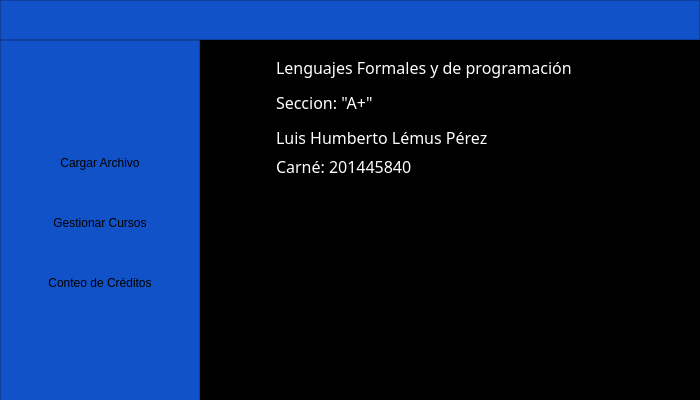
<?xml version="1.0" encoding="UTF-8"?>
<ui version="4.0">
 <class>MainWindow</class>
 <widget class="QMainWindow" name="MainWindow">
  <property name="geometry">
   <rect>
    <x>0</x>
    <y>0</y>
    <width>700</width>
    <height>400</height>
   </rect>
  </property>
  <property name="minimumSize">
   <size>
    <width>700</width>
    <height>400</height>
   </size>
  </property>
  <property name="maximumSize">
   <size>
    <width>700</width>
    <height>400</height>
   </size>
  </property>
  <property name="contextMenuPolicy">
   <enum>Qt::DefaultContextMenu</enum>
  </property>
  <property name="windowTitle">
   <string>Menu Principal</string>
  </property>
  <property name="styleSheet">
   <string notr="true"/>
  </property>
  <widget class="QWidget" name="centralwidget">
   <property name="maximumSize">
    <size>
     <width>700</width>
     <height>400</height>
    </size>
   </property>
   <widget class="QFrame" name="frame_lateral">
    <property name="geometry">
     <rect>
      <x>0</x>
      <y>40</y>
      <width>200</width>
      <height>365</height>
     </rect>
    </property>
    <property name="minimumSize">
     <size>
      <width>200</width>
      <height>365</height>
     </size>
    </property>
    <property name="maximumSize">
     <size>
      <width>0</width>
      <height>365</height>
     </size>
    </property>
    <property name="layoutDirection">
     <enum>Qt::LeftToRight</enum>
    </property>
    <property name="autoFillBackground">
     <bool>false</bool>
    </property>
    <property name="styleSheet">
     <string notr="true">
QFrame{
background-color: rgb(18, 82, 200);
}



QPushButton{
background-color: rgb(18, 82, 200);
border-top-left-radius: 20px;
border-bottom-left-radius: 20px;

font: 75 11pt &quot;Arial Black&quot;;
	
}

QPushButton:hover{
background-color: white;
border-top-left-radius: 20px;
border-bottom-left-radius: 20px;

font: 75 11pt &quot;Arial Black&quot;;
}</string>
    </property>
    <property name="frameShape">
     <enum>QFrame::StyledPanel</enum>
    </property>
    <property name="frameShadow">
     <enum>QFrame::Plain</enum>
    </property>
    <layout class="QVBoxLayout" name="verticalLayout_2">
     <property name="spacing">
      <number>20</number>
     </property>
     <property name="leftMargin">
      <number>0</number>
     </property>
     <property name="rightMargin">
      <number>0</number>
     </property>
     <property name="bottomMargin">
      <number>9</number>
     </property>
     <item>
      <spacer name="verticalSpacer_2">
       <property name="orientation">
        <enum>Qt::Vertical</enum>
       </property>
       <property name="sizeHint" stdset="0">
        <size>
         <width>20</width>
         <height>40</height>
        </size>
       </property>
      </spacer>
     </item>
     <item>
      <widget class="QPushButton" name="bt_cargar">
       <property name="minimumSize">
        <size>
         <width>0</width>
         <height>40</height>
        </size>
       </property>
       <property name="contextMenuPolicy">
        <enum>Qt::DefaultContextMenu</enum>
       </property>
       <property name="layoutDirection">
        <enum>Qt::LeftToRight</enum>
       </property>
       <property name="text">
        <string>Cargar Archivo</string>
       </property>
       <property name="icon">
        <iconset>
         <normaloff>archivo.png</normaloff>archivo.png</iconset>
       </property>
       <property name="iconSize">
        <size>
         <width>32</width>
         <height>32</height>
        </size>
       </property>
      </widget>
     </item>
     <item>
      <widget class="QPushButton" name="bt_gestionar">
       <property name="minimumSize">
        <size>
         <width>0</width>
         <height>40</height>
        </size>
       </property>
       <property name="toolTipDuration">
        <number>0</number>
       </property>
       <property name="styleSheet">
        <string notr="true"/>
       </property>
       <property name="text">
        <string>Gestionar Cursos</string>
       </property>
       <property name="icon">
        <iconset>
         <normaloff>inteligencia-artificial.png</normaloff>inteligencia-artificial.png</iconset>
       </property>
       <property name="iconSize">
        <size>
         <width>32</width>
         <height>32</height>
        </size>
       </property>
      </widget>
     </item>
     <item>
      <widget class="QPushButton" name="bt_contar">
       <property name="minimumSize">
        <size>
         <width>0</width>
         <height>40</height>
        </size>
       </property>
       <property name="styleSheet">
        <string notr="true"/>
       </property>
       <property name="text">
        <string>Conteo de Créditos</string>
       </property>
       <property name="icon">
        <iconset>
         <normaloff>encriptado.png</normaloff>encriptado.png</iconset>
       </property>
       <property name="iconSize">
        <size>
         <width>32</width>
         <height>32</height>
        </size>
       </property>
      </widget>
     </item>
     <item>
      <spacer name="verticalSpacer">
       <property name="orientation">
        <enum>Qt::Vertical</enum>
       </property>
       <property name="sizeHint" stdset="0">
        <size>
         <width>20</width>
         <height>40</height>
        </size>
       </property>
      </spacer>
     </item>
    </layout>
   </widget>
   <widget class="QFrame" name="frame_superior">
    <property name="geometry">
     <rect>
      <x>0</x>
      <y>0</y>
      <width>700</width>
      <height>40</height>
     </rect>
    </property>
    <property name="minimumSize">
     <size>
      <width>700</width>
      <height>39</height>
     </size>
    </property>
    <property name="maximumSize">
     <size>
      <width>700</width>
      <height>50</height>
     </size>
    </property>
    <property name="styleSheet">
     <string notr="true">
QFrame{


background-color: rgb(18, 82, 200);

}
</string>
    </property>
    <property name="frameShape">
     <enum>QFrame::StyledPanel</enum>
    </property>
    <property name="frameShadow">
     <enum>QFrame::Raised</enum>
    </property>
    <layout class="QHBoxLayout" name="horizontalLayout_8">
     <property name="spacing">
      <number>0</number>
     </property>
     <property name="leftMargin">
      <number>2</number>
     </property>
     <property name="topMargin">
      <number>0</number>
     </property>
     <property name="rightMargin">
      <number>2</number>
     </property>
     <property name="bottomMargin">
      <number>0</number>
     </property>
     <item>
      <spacer name="horizontalSpacer">
       <property name="orientation">
        <enum>Qt::Horizontal</enum>
       </property>
       <property name="sizeHint" stdset="0">
        <size>
         <width>265</width>
         <height>20</height>
        </size>
       </property>
      </spacer>
     </item>
     <item alignment="Qt::AlignRight">
      <widget class="QPushButton" name="bt_cerrar">
       <property name="maximumSize">
        <size>
         <width>35</width>
         <height>16777215</height>
        </size>
       </property>
       <property name="styleSheet">
        <string notr="true">QPushButton{
border:0px;

}

QPushButton:hover{
border:5px solid #aa00ff;
background-color:red;

}
</string>
       </property>
       <property name="text">
        <string/>
       </property>
       <property name="icon">
        <iconset>
         <normaloff>cerrar.png</normaloff>cerrar.png</iconset>
       </property>
       <property name="iconSize">
        <size>
         <width>32</width>
         <height>32</height>
        </size>
       </property>
      </widget>
     </item>
    </layout>
   </widget>
   <widget class="QFrame" name="frame_contenedor">
    <property name="enabled">
     <bool>true</bool>
    </property>
    <property name="geometry">
     <rect>
      <x>200</x>
      <y>40</y>
      <width>500</width>
      <height>365</height>
     </rect>
    </property>
    <property name="minimumSize">
     <size>
      <width>500</width>
      <height>365</height>
     </size>
    </property>
    <property name="maximumSize">
     <size>
      <width>500</width>
      <height>365</height>
     </size>
    </property>
    <property name="styleSheet">
     <string notr="true">background-color:rgb(0, 0, 0)</string>
    </property>
    <property name="frameShape">
     <enum>QFrame::StyledPanel</enum>
    </property>
    <property name="frameShadow">
     <enum>QFrame::Raised</enum>
    </property>
    <property name="lineWidth">
     <number>1</number>
    </property>
    <widget class="QLabel" name="label_3">
     <property name="geometry">
      <rect>
       <x>76</x>
       <y>51</y>
       <width>141</width>
       <height>23</height>
      </rect>
     </property>
     <property name="font">
      <font>
       <family>Arial Black</family>
       <pointsize>12</pointsize>
       <weight>9</weight>
       <italic>false</italic>
       <bold>false</bold>
      </font>
     </property>
     <property name="styleSheet">
      <string notr="true">font: 75 12pt &quot;Arial Black&quot;;
color:rgb(255, 255, 255)</string>
     </property>
     <property name="text">
      <string>Seccion: &quot;A+&quot;</string>
     </property>
    </widget>
    <widget class="QLabel" name="label_2">
     <property name="geometry">
      <rect>
       <x>76</x>
       <y>86</y>
       <width>271</width>
       <height>23</height>
      </rect>
     </property>
     <property name="font">
      <font>
       <family>Arial Black</family>
       <pointsize>12</pointsize>
       <weight>9</weight>
       <italic>false</italic>
       <bold>false</bold>
      </font>
     </property>
     <property name="styleSheet">
      <string notr="true">font: 75 12pt &quot;Arial Black&quot;;
color:rgb(255, 255, 255)</string>
     </property>
     <property name="text">
      <string>Luis Humberto Lémus Pérez</string>
     </property>
    </widget>
    <widget class="QLabel" name="label_4">
     <property name="geometry">
      <rect>
       <x>76</x>
       <y>115</y>
       <width>181</width>
       <height>23</height>
      </rect>
     </property>
     <property name="font">
      <font>
       <family>Arial Black</family>
       <pointsize>12</pointsize>
       <weight>9</weight>
       <italic>false</italic>
       <bold>false</bold>
      </font>
     </property>
     <property name="styleSheet">
      <string notr="true">font: 75 12pt &quot;Arial Black&quot;;
color:rgb(255, 255, 255)</string>
     </property>
     <property name="text">
      <string>Carné: 201445840</string>
     </property>
    </widget>
    <widget class="QLabel" name="label">
     <property name="geometry">
      <rect>
       <x>76</x>
       <y>16</y>
       <width>421</width>
       <height>23</height>
      </rect>
     </property>
     <property name="font">
      <font>
       <family>Arial Black</family>
       <pointsize>12</pointsize>
       <weight>9</weight>
       <italic>false</italic>
       <bold>false</bold>
      </font>
     </property>
     <property name="toolTip">
      <string>&lt;html&gt;&lt;head/&gt;&lt;body&gt;&lt;p&gt;&lt;br/&gt;&lt;/p&gt;&lt;/body&gt;&lt;/html&gt;</string>
     </property>
     <property name="styleSheet">
      <string notr="true">font: 75 12pt &quot;Arial Black&quot;;
color:rgb(255, 255, 255)
</string>
     </property>
     <property name="text">
      <string>Lenguajes Formales y de programación</string>
     </property>
    </widget>
    <widget class="QLabel" name="label_5">
     <property name="geometry">
      <rect>
       <x>130</x>
       <y>140</y>
       <width>300</width>
       <height>200</height>
      </rect>
     </property>
     <property name="minimumSize">
      <size>
       <width>300</width>
       <height>200</height>
      </size>
     </property>
     <property name="maximumSize">
      <size>
       <width>300</width>
       <height>200</height>
      </size>
     </property>
     <property name="text">
      <string/>
     </property>
     <property name="pixmap">
      <pixmap>imagen_dos.png</pixmap>
     </property>
     <property name="scaledContents">
      <bool>false</bool>
     </property>
     <property name="openExternalLinks">
      <bool>false</bool>
     </property>
    </widget>
   </widget>
  </widget>
 </widget>
 <resources/>
 <connections/>
</ui>
